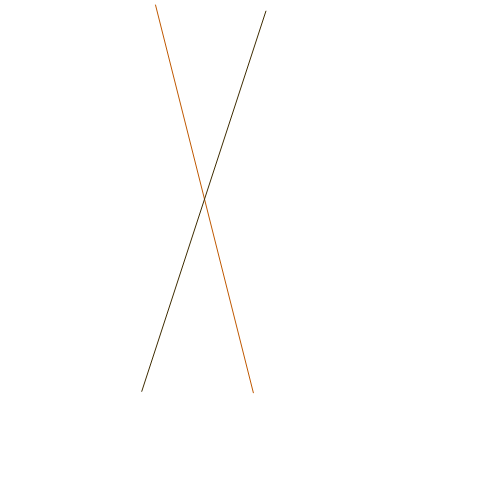
Frame 1 (no input)
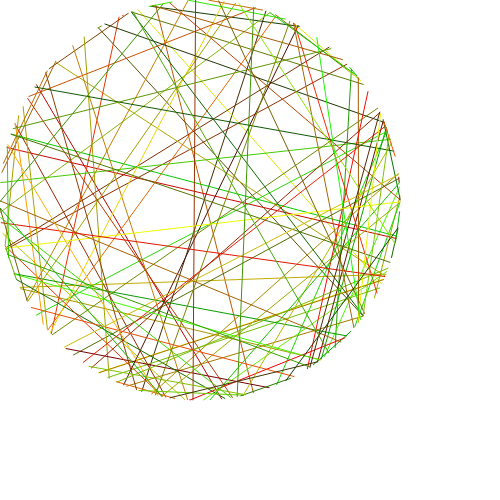
Frame 60 (no input)
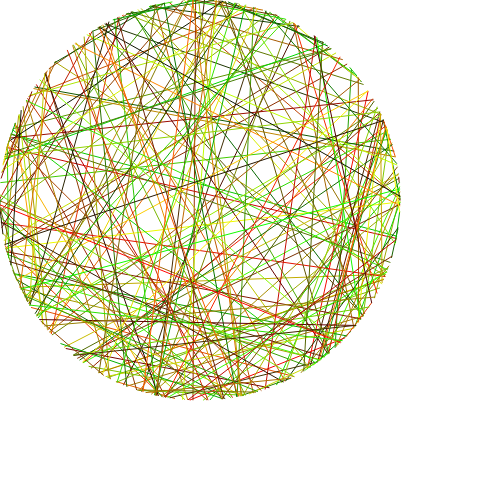
Frame 120 (the mouse pressed at the canvas centre since frame 60)

The p5.js sketch that drew these frames (run headless with seeded random() and noise() and a simulated clock; from frame 60 on, the mouse is pressed at the canvas centre):

// p5.js sketch
// ── sketch.js
artWidth = 500;
artHeight = 500;

function setup() {
  createCanvas(artWidth, artHeight);
  stroke(0, 0, 0, 15);
}

function draw() {
  randomChord()
  randomChord()
}
function randomChord(){
  // find a random point on a circle
  let angle = random(0, 2 * PI)
  let xpos1 = 200 + 200 * cos(angle);
  let ypos1 = 200 + 200 * sin(angle);
  
  //Find another random point on a circle
  let angle2 = random(0, 2 * PI);
  let xpos2 = 200 + 200 * cos(angle2);
  let ypos2 = 200 + 200 * sin(angle2);
  
  stroke(random (0, 255), random (0, 255),  0)
  line(xpos1, ypos1, xpos2, ypos2);
}
